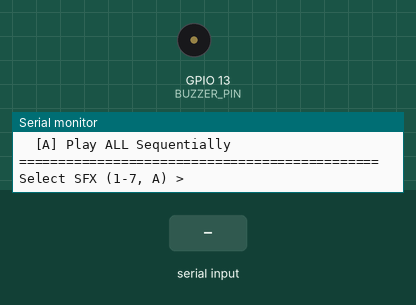
This sketch was run on a simulated ESP32. Shown: buzzer (waves = sounding), the last lines printed to the serial monitor. The test bench sets the inputs (shaded band).

Above: at 1.8 s.
1.9 s: "A\n" received over Serial
At 2.36 s:
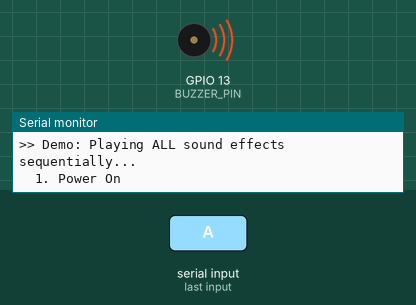
4.9 s: "1\n" received over Serial
7.9 s: "2\n" received over Serial
At 8.7 s:
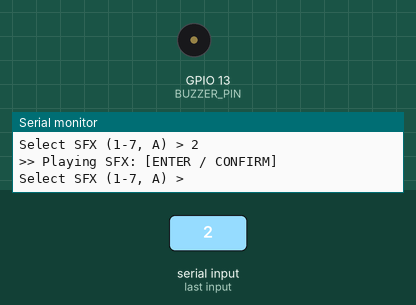
Timing chart, 0 to 10.9 s (numbered marks = the images above; inputs shaded):
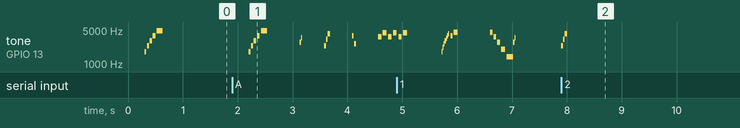

Measured:
- after the input at 1.9 s, tone on GPIO 13 (BUZZER_PIN): plays 1800 Hz for 0.04 s, 2400 Hz for 0.04 s, 3000 Hz for 0.05 s, 3800 Hz for 0.05 s, 4800 Hz for 0.11 s, 2800 Hz for 0.02 s … (16 notes in this stretch), starting after 0.30 s
- after the input at 7.9 s, tone on GPIO 13 (BUZZER_PIN): silent → 2400 Hz at once, → 3200 Hz 0.03 s later, → 4200 Hz 0.03 s later, → silent 0.05 s later

The sketch:

SFX.ino
```cpp
// ==========================================================
// SFX Testbed - Serial Interactive Acoustic Console
// Test individual tactical sound effects via Serial Monitor
// ==========================================================
#include "sfx.h"

void printMenu() {
  Serial.println("\n==============================================");
  Serial.println("     TACTICAL HUD - SFX SOUNDBOARD (GPIO 2)   ");
  Serial.println("==============================================");
  Serial.println("  [1] Navigate   (Next / Prev page / Tab scroll)");
  Serial.println("  [2] Enter      (Confirm / Save / Select)");
  Serial.println("  [3] Back       (Cancel / Return to Home)");
  Serial.println("  [4] Reset      (4-Button Factory System Reset)");
  Serial.println("  [5] Warning    (Thermal / Overload Alert)");
  Serial.println("  [6] Power On   (Futuristic HUD Boot SFX)");
  Serial.println("  [7] Power Off  (Energy Discharge / Shutdown)");
  Serial.println("  [A] Play ALL Sequentially");
  Serial.println("==============================================");
  Serial.print("Select SFX (1-7, A) > ");
}

void setup() {
  Serial.begin(115200);
  delay(300);

  // 初始化無源蜂鳴器
  sfxInit();

  Serial.println("\n[INIT] Buzzer Engine Ready on GPIO 2.");
  Serial.println("[INIT] Testing boot power-on chime...");
  sfxPowerOn();

  printMenu();
}

void loop() {
  if (Serial.available() > 0) {
    char raw = Serial.read();
    if (raw == '\r' || raw == '\n' || raw == ' ' || raw == '\t')
      return;

    char cmd = toupper(raw);
    Serial.printf("%c\n", cmd);

    switch (cmd) {
    case '1':
      Serial.println(">> Playing SFX: [NAVIGATE]");
      sfxNavigate();
      break;

    case '2':
      Serial.println(">> Playing SFX: [ENTER / CONFIRM]");
      sfxEnter();
      break;

    case '3':
      Serial.println(">> Playing SFX: [BACK / CANCEL]");
      sfxBack();
      break;

    case '4':
      Serial.println(">> Playing SFX: [SYSTEM RESET]");
      sfxReset();
      break;

    case '5':
      Serial.println(">> Playing SFX: [WARNING]");
      sfxWarning();
      break;

    case '6':
      Serial.println(">> Playing SFX: [POWER ON]");
      sfxPowerOn();
      break;

    case '7':
      Serial.println(">> Playing SFX: [POWER OFF]");
      sfxPowerOff();
      break;

    case 'A':
      Serial.println(">> Demo: Playing ALL sound effects sequentially...");
      delay(300);
      Serial.println("  1. Power On");
      sfxPowerOn();
      delay(600);
      Serial.println("  2. Navigate");
      sfxNavigate();
      delay(400);
      Serial.println("  3. Enter");
      sfxEnter();
      delay(400);
      Serial.println("  4. Back");
      sfxBack();
      delay(400);
      Serial.println("  5. Warning");
      sfxWarning();
      delay(600);
      Serial.println("  6. Reset");
      sfxReset();
      delay(600);
      Serial.println("  7. Power Off");
      sfxPowerOff();
      Serial.println(">> Demo finished.");
      break;

    default:
      Serial.printf("Unknown command '%c'. Enter 1-7 or A.\n", cmd);
      break;
    }

    Serial.print("\nSelect SFX (1-7, A) > ");
  }
}
```

sfx.h
```cpp
// ==========================================================
// SFX - Tactical UI Sound Effects Engine (Passive Buzzer)
// Optimized for 2kHz - 5kHz Low-Level Trigger Buzzer Modules
// ESP32 GPIO 2 (LEDC Hardware PWM)
// ==========================================================
#pragma once
#include <Arduino.h>

#define BUZZER_PIN 13
#define BUZZER_CHANNEL 0
#define BUZZER_TIMER_RES 8

// 基礎單音播放 (Tone & Silence)
inline void sfxTone(uint32_t freq, uint32_t durationMs) {
  if (freq == 0) {
    ledcWriteTone(BUZZER_PIN, 0);
  } else {
    ledcWriteTone(BUZZER_PIN, freq);
  }
  delay(durationMs);
  ledcWriteTone(BUZZER_PIN, 0);
}

// 快速靜音
inline void sfxMute() { ledcWriteTone(BUZZER_PIN, 0); }

// 初始化蜂鳴器
inline void sfxInit() {
  pinMode(BUZZER_PIN, OUTPUT);
  digitalWrite(BUZZER_PIN, HIGH); // 低電平觸發模組：預設 HIGH 保持靜音
  ledcAttach(BUZZER_PIN, 2000, BUZZER_TIMER_RES);
  sfxMute();
}

// ==================== 音效定義庫 ====================

// 1. NAVIGATE (切換首頁分頁 / 列表滾動，短促俐落清脆 Blip，2.8kHz -> 3.5kHz)
inline void sfxNavigate() {
  sfxTone(2800, 18);
  delay(4);
  sfxTone(3500, 22);
  sfxMute();
}

// 2. ENTER (確定 / 進入編輯 / 鎖定儲存，上揚科技確認音，2.4kHz -> 3.2kHz
// -> 4.2kHz)
inline void sfxEnter() {
  sfxTone(2400, 25);
  delay(6);
  sfxTone(3200, 25);
  delay(6);
  sfxTone(4200, 45);
  sfxMute();
}

// 3. BACK (返回 / 退出，下沉科技取消音，3.8kHz -> 2.6kHz)
inline void sfxBack() {
  sfxTone(3800, 28);
  delay(8);
  sfxTone(2600, 40);
  sfxMute();
}

// 4. RESET (四鍵全重置 / 恢復原廠，快速三連階音梯)
inline void sfxReset() {
  for (int f = 1800; f <= 4200; f += 400) {
    sfxTone(f, 15);
    delay(5);
  }
  delay(30);
  sfxTone(3800, 35);
  delay(15);
  sfxTone(4500, 70);
  sfxMute();
}

// 5. WARNING (警示音 / 超溫超載，雙重緊迫刺耳顫音)
inline void sfxWarning() {
  for (int i = 0; i < 3; i++) {
    sfxTone(3600, 60);
    delay(25);
    sfxTone(4400, 70);
    delay(30);
  }
  sfxMute();
}

// 6. POWER ON (開機科技音效，未來戰術啟動旋律，充滿科幻儀式感)
inline void sfxPowerOn() {
  sfxTone(1800, 35);
  delay(12);
  sfxTone(2400, 35);
  delay(12);
  sfxTone(3000, 45);
  delay(15);
  sfxTone(3800, 50);
  delay(20);
  sfxTone(4800, 110);
  sfxMute();
}

// 7. POWER OFF (關機 / 待機沉睡音效，能量衰退遞減)
inline void sfxPowerOff() {
  sfxTone(4500, 45);
  delay(15);
  sfxTone(3600, 45);
  delay(15);
  sfxTone(2800, 55);
  delay(20);
  sfxTone(2000, 75);
  delay(25);
  sfxTone(1400, 120);
  sfxMute();
}
```
